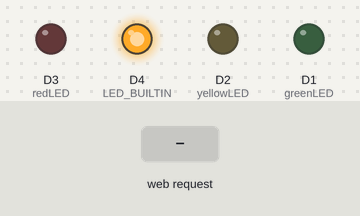
A sketch run on a simulated ESP8266 (Wemos D1 mini). On the bench: output pins drawn as LEDs (lit = HIGH, except the on-board LED, lit = LOW). Dashed ring = blinking. The inputs (shaded band) are chosen by the test bench. WiFi joins after 1.5 s; servers stay silent unless stated; what the sketch prints to the serial monitor is not drawn.

Above: at 7.7 s.
7.8 s: HTTP request GET /timer received
At 8.06 s:
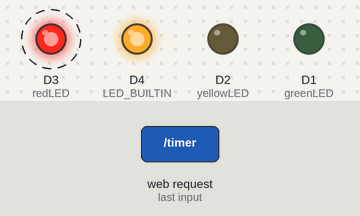
10.8 s: HTTP request GET /yellow received
At 12.0 s:
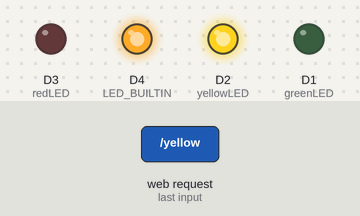
12.3 s: HTTP request GET /green received
At 13.4 s:
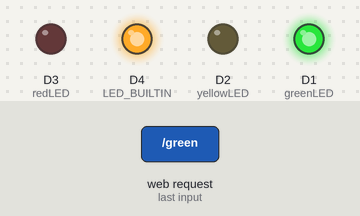
Timing chart, 0 to 15.3 s (numbered marks = the images above; inputs shaded):
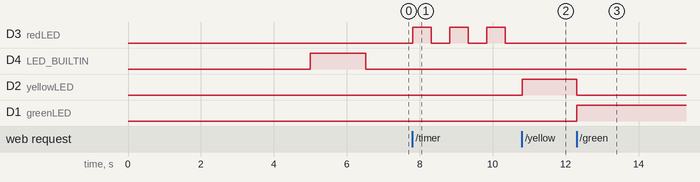

The sketch:

light.ino
```cpp
#include <ESP8266WiFi.h>

const char *wifiSSID = "nathan";
const char *wifiPSK = "ilikepizza123";

WiFiServer server(80);

int redLED = D3;
int yellowLED = D2;
int greenLED = D1;

bool timerOn = false;
unsigned long previousMillis = 0;
long interval = 500;
bool redblinkon = false;

// re-usable function to turn on a specific LED
void turnLED(String color = "off")
{
  // Turn off all LED's
  digitalWrite(redLED, LOW);
  digitalWrite(yellowLED, LOW);
  digitalWrite(greenLED, LOW);

  // only turn on the passed LED
  if (color == "red")
  {
    digitalWrite(redLED, HIGH);
  }
  else if (color == "yellow")
  {
    digitalWrite(yellowLED, HIGH);
  }
  else if (color == "green")
  {
    digitalWrite(greenLED, HIGH);
  }
}

void setup()
{

  Serial.begin(9600);
  delay(5000); // Give things time to start up
  Serial.println("Initializing ...");

  // Set all color pins to output
  pinMode(LED_BUILTIN, OUTPUT);
  pinMode(redLED, OUTPUT);
  pinMode(yellowLED, OUTPUT);
  pinMode(greenLED, OUTPUT);

  // Initialize all LED's to OFF
  turnLED();
  digitalWrite(D4, HIGH); // turn off the built in LED

  // Connect to WiFi - Adapted from http://www.esp8266learning.com/wemos-webserver-example.php
  Serial.println("Connecting to ");
  Serial.println(wifiSSID);
  WiFi.begin(wifiSSID, wifiPSK);
  while (WiFi.status() != WL_CONNECTED)
  {
    delay(500);
    Serial.print(".");
  }
  Serial.println("");
  Serial.println("WiFi connected");

  // Start web server
  server.begin();
  Serial.println("Server started");

  // Print IP address to control stop light
  Serial.print("Control the Stop Light at: http://");
  Serial.print(WiFi.localIP());
  Serial.println("/");

  // ** End Adapted Code - Adapted from www.esp8266learning.com
  digitalWrite(D4, LOW); // turn the Built-in LED on after WiFi is connected and ready
}

void loop()
{

  // run the timer if it is turned on
  if (timerOn)
  {
    Serial.print("T"); // used for debugging to ensure it was actually on
    unsigned long currentMillis = millis();
    if (currentMillis - previousMillis >= interval)
    {
      previousMillis = currentMillis;
      turnLED();
      redblinkon = !redblinkon;
      digitalWrite(redLED, redblinkon);
    }
  }

  // Create web server - Adapted from http://www.esp8266learning.com/wemos-webserver-example.php
  WiFiClient client = server.available();
  if (client)
  {
    while (!client.available())
    {
      delay(10); // client isn't ready, make like Aaron Burr and wait for it.
    }

    String request = client.readStringUntil('\r'); // get that first line of da request
    Serial.println(request);                       // print the request out for debugging purposes
    client.flush();                                //  not really sure why this is needed but i trust

    client.println("HTTP/1.1 200 OK");
    client.println("Content-Type: text/html");
    client.println(""); //  do not forget this one

    if (request.indexOf("/red") != -1)
    {
      turnLED("red");
      timerOn = false;
      // redblinkon = false;
    }

    if (request.indexOf("/yellow") != -1)
    {
      turnLED("yellow");
      timerOn = false;
      // redblinkon = false;
    }

    if (request.indexOf("/green") != -1)
    {
      turnLED("green");
      timerOn = false;
      // redblinkon = false;
    }

    if (request.indexOf("/off") != -1)
    {
      turnLED();
      timerOn = false;
      // redblinkon = false;
    }

    if (request.indexOf("/timer") != -1)
    {
      if (!timerOn)
      {
        timerOn = true;
      }

      // turnLED(); // turn off all LED's
      // if (!timerOn) { Serial.println(); }
    }

    // page for the client to see
    const char *htmlpage =
        "<!DOCTYPE HTML>"
        "<html>"
        "<head>"
        "<meta name='viewport' content='width=device-width, initial-scale=1'>"
        "<title> WiFi Stoplight </title>"
        "</head>"
        "<body>"
        "<button onclick=\"window.location.href=\'/red\'\">Red</button>"
        "<button onclick=\"window.location.href=\'/yellow\'\">Yellow</button>"
        "<button onclick=\"window.location.href=\'/green\'\">Green</button>"
        "<button onclick=\"window.location.href=\'/off\'\">Off</button>"
        "<button onclick=\"window.location.href=\'/timer\'\">Timer</button>"
        "</body>"
        "</html>";
    client.println(htmlpage);
  }
  delay(10);
}
```

Measured:
- after the input at 7.8 s, D3 (redLED): alternates HIGH for 0.50 s and LOW for 0.51 s, starting at once
- after the input at 10.8 s, D3 (redLED): stays LOW (without the input it goes to HIGH after 0.05 s); D2 (yellowLED): LOW → HIGH at once
- after the input at 12.3 s, D2 (yellowLED): HIGH → LOW at once; D1 (greenLED): LOW → HIGH at once
